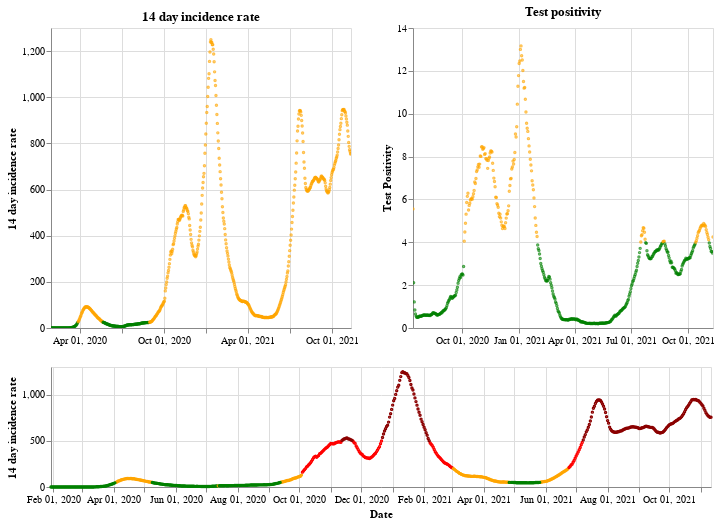

The notebook cell this image was saved under:
### Markdown cell above
## England

### Code cell
plot_traffic_light('England')

### Figure 1 — Vega-Lite specification as saved in the notebook (floating-point values rounded to 4 significant figures; data arrays with more than 128 entries replaced by an {"elided": "..."} marker saying what was removed)
{"config": {"view": {"continuousWidth": 400, "continuousHeight": 300}}, "vconcat": [{"hconcat": [{"mark": {"type": "point", "size": 2}, "encoding": {"color": {"condition": {"value": "green", "test": "(datum.twoWeeklyCasesRate <= 25)"}, "value": "orange"}, "tooltip": [{"type": "nominal", "field": "areaName"}, {"type": "temporal", "field": "date"}, {"type": "quantitative", "field": "twoWeeklyCasesRate"}, {"type": "quantitative", "field": "testPositivity"}], "x": {"type": "temporal", "axis": {"title": ""}, "field": "date", "scale": {"domain": {"selection": "DateBrush"}}, "timeUnit": "yearmonthdate"}, "y": {"type": "quantitative", "axis": {"title": "14 day incidence rate"}, "field": "twoWeeklyCasesRate"}}, "title": "14 day incidence rate", "width": 300}, {"mark": {"type": "point", "size": 2}, "encoding": {"color": {"condition": {"value": "green", "test": "(datum.testPositivity <= 4)"}, "value": "orange"}, "tooltip": [{"type": "nominal", "field": "areaName"}, {"type": "temporal", "field": "date"}, {"type": "quantitative", "field": "twoWeeklyCasesRate"}, {"type": "quantitative", "field": "testPositivity"}], "x": {"type": "temporal", "axis": {"title": ""}, "field": "date", "scale": {"domain": {"selection": "DateBrush"}}, "timeUnit": "yearmonthdate"}, "y": {"type": "quantitative", "axis": {"title": "Test Positivity"}, "field": "testPositivity"}}, "title": "Test positivity", "width": 300}]}, {"layer": [{"mark": {"type": "point", "size": 2}, "encoding": {"color": {"condition": {"value": "orange", "test": "(((datum.testPositivity < 4) && (datum.twoWeeklyCasesRate >= 50)) && (datum.twoWeeklyCasesRate < 200))"}, "value": "red"}, "opacity": {"condition": {"value": 1, "test": "((datum.twoWeeklyCasesRate >= 50) && (datum.twoWeeklyCasesRate < 500))"}, "value": 0}, "tooltip": [{"type": "nominal", "field": "areaName"}, {"type": "temporal", "field": "date"}, {"type": "quantitative", "field": "twoWeeklyCasesRate"}, {"type": "quantitative", "field": "testPositivity"}], "x": {"type": "temporal", "axis": {"title": "Date"}, "field": "date", "timeUnit": "yearmonthdate"}, "y": {"type": "quantitative", "axis": {"title": "14 day incidence rate"}, "field": "twoWeeklyCasesRate"}}, "selection": {"DateBrush": {"type": "interval", "encodings": ["x"], "fields": ["Time"]}}}, {"mark": {"type": "point", "size": 2}, "encoding": {"color": {"value": "darkred"}, "opacity": {"condition": {"value": 1, "test": "(datum.twoWeeklyCasesRate >= 500)"}, "value": 0}, "tooltip": [{"type": "nominal", "field": "areaName"}, {"type": "temporal", "field": "date"}, {"type": "quantitative", "field": "twoWeeklyCasesRate"}, {"type": "quantitative", "field": "testPositivity"}], "x": {"type": "temporal", "axis": {"title": "Date"}, "field": "date", "timeUnit": "yearmonthdate"}, "y": {"type": "quantitative", "axis": {"title": "14 day incidence rate"}, "field": "twoWeeklyCasesRate"}}}, {"mark": {"type": "point", "size": 2}, "encoding": {"color": {"condition": {"value": "green", "test": "((datum.testPositivity < 4) && (datum.twoWeeklyCasesRate < 50))"}, "value": "orange"}, "opacity": {"condition": {"value": 1, "test": "(datum.twoWeeklyCasesRate < 50)"}, "value": 0}, "tooltip": [{"type": "nominal", "field": "areaName"}, {"type": "temporal", "field": "date"}, {"type": "quantitative", "field": "twoWeeklyCasesRate"}, {"type": "quantitative", "field": "testPositivity"}], "x": {"type": "temporal", "axis": {"title": "Date"}, "field": "date", "timeUnit": "yearmonthdate"}, "y": {"type": "quantitative", "axis": {"title": "14 day incidence rate"}, "field": "twoWeeklyCasesRate"}}}], "height": 120, "width": 660}], "data": {"name": "data-ffd601fd4e639021c553a8156f955f5a"}, "$schema": "https://vega.github.io/schema/vega-lite/v4.8.1.json", "datasets": {"data-ffd601fd4e639021c553a8156f955f5a": {"elided": "652 records"}}}
